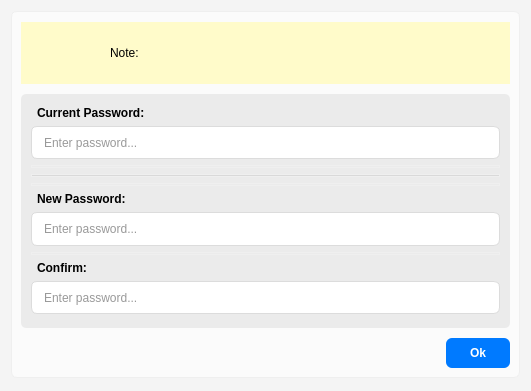
<?xml version="1.0" encoding="UTF-8"?>
<ui version="4.0">
 <class>Dialog</class>
 <widget class="QDialog" name="Dialog">
  <property name="geometry">
   <rect>
    <x>0</x>
    <y>0</y>
    <width>531</width>
    <height>391</height>
   </rect>
  </property>
  <property name="sizePolicy">
   <sizepolicy hsizetype="Preferred" vsizetype="Expanding">
    <horstretch>0</horstretch>
    <verstretch>0</verstretch>
   </sizepolicy>
  </property>
  <property name="windowTitle">
   <string>Dialog</string>
  </property>
  <property name="styleSheet">
   <string notr="true">background-color: rgb(244, 244, 244);</string>
  </property>
  <layout class="QGridLayout" name="gridLayout" rowstretch="0">
   <property name="bottomMargin">
    <number>13</number>
   </property>
   <item row="0" column="0">
    <widget class="QFrame" name="frame">
     <property name="styleSheet">
      <string notr="true">QFrame {
background-color: rgb(251, 251, 251);
border: 1px solid rgb(239, 239, 239);
border-radius:6px;
}</string>
     </property>
     <property name="frameShape">
      <enum>QFrame::Shape::StyledPanel</enum>
     </property>
     <property name="frameShadow">
      <enum>QFrame::Shadow::Raised</enum>
     </property>
     <layout class="QGridLayout" name="gridLayout_2" rowstretch="0,2,0" columnstretch="0,0">
      <property name="topMargin">
       <number>10</number>
      </property>
      <property name="verticalSpacing">
       <number>10</number>
      </property>
      <item row="2" column="0">
       <spacer name="horizontalSpacer">
        <property name="orientation">
         <enum>Qt::Orientation::Horizontal</enum>
        </property>
        <property name="sizeHint" stdset="0">
         <size>
          <width>419</width>
          <height>28</height>
         </size>
        </property>
       </spacer>
      </item>
      <item row="0" column="0" colspan="2">
       <widget class="QWidget" name="widget" native="true">
        <property name="sizePolicy">
         <sizepolicy hsizetype="Expanding" vsizetype="Expanding">
          <horstretch>0</horstretch>
          <verstretch>0</verstretch>
         </sizepolicy>
        </property>
        <property name="minimumSize">
         <size>
          <width>0</width>
          <height>62</height>
         </size>
        </property>
        <property name="styleSheet">
         <string notr="true">background-color: rgb(255, 251, 202);</string>
        </property>
        <layout class="QHBoxLayout" name="horizontalLayout" stretch="1,3">
         <property name="spacing">
          <number>36</number>
         </property>
         <property name="leftMargin">
          <number>21</number>
         </property>
         <property name="topMargin">
          <number>9</number>
         </property>
         <property name="rightMargin">
          <number>9</number>
         </property>
         <property name="bottomMargin">
          <number>9</number>
         </property>
         <item>
          <widget class="QLabel" name="label_4">
           <property name="maximumSize">
            <size>
             <width>32</width>
             <height>32</height>
            </size>
           </property>
           <property name="styleSheet">
            <string notr="true">border: none;</string>
           </property>
           <property name="text">
            <string/>
           </property>
           <property name="pixmap">
            <pixmap>resources/keys.png</pixmap>
           </property>
           <property name="scaledContents">
            <bool>true</bool>
           </property>
          </widget>
         </item>
         <item>
          <widget class="QLabel" name="change_pass_note">
           <property name="styleSheet">
            <string notr="true">border: none;</string>
           </property>
           <property name="text">
            <string>Note: </string>
           </property>
           <property name="alignment">
            <set>Qt::AlignmentFlag::AlignLeading|Qt::AlignmentFlag::AlignLeft|Qt::AlignmentFlag::AlignVCenter</set>
           </property>
           <property name="wordWrap">
            <bool>true</bool>
           </property>
          </widget>
         </item>
        </layout>
       </widget>
      </item>
      <item row="2" column="1">
       <widget class="QPushButton" name="admin_change_pass_btn">
        <property name="sizePolicy">
         <sizepolicy hsizetype="Expanding" vsizetype="Expanding">
          <horstretch>0</horstretch>
          <verstretch>0</verstretch>
         </sizepolicy>
        </property>
        <property name="styleSheet">
         <string notr="true">    QPushButton {
  		background-color: rgb(0, 122, 255);
		color: rgb(255, 255, 255);
        border: none;
        border-radius: 6px;
        padding: 8px 18px;
        font-weight: 600;
    }
    QPushButton:hover {
	background-color: rgb(249, 249, 249);
	color: rgb(0, 122, 255);
    }
    QPushButton:pressed {
	background-color: rgb(0, 113, 234);
		color: rgb(255, 255, 255);
    }</string>
        </property>
        <property name="text">
         <string>Ok</string>
        </property>
       </widget>
      </item>
      <item row="1" column="0" colspan="2">
       <widget class="QWidget" name="widget_2" native="true">
        <property name="sizePolicy">
         <sizepolicy hsizetype="MinimumExpanding" vsizetype="MinimumExpanding">
          <horstretch>0</horstretch>
          <verstretch>0</verstretch>
         </sizepolicy>
        </property>
        <property name="styleSheet">
         <string notr="true">background-color: rgb(235, 235, 235);
border-radius: 5px;</string>
        </property>
        <layout class="QVBoxLayout" name="verticalLayout" stretch="0,1,0,0,0,0,1,0,0,1">
         <property name="spacing">
          <number>6</number>
         </property>
         <property name="leftMargin">
          <number>10</number>
         </property>
         <property name="topMargin">
          <number>12</number>
         </property>
         <property name="rightMargin">
          <number>10</number>
         </property>
         <property name="bottomMargin">
          <number>14</number>
         </property>
         <item>
          <widget class="QLabel" name="label_2">
           <property name="font">
            <font>
             <bold>true</bold>
            </font>
           </property>
           <property name="styleSheet">
            <string notr="true">border: none;</string>
           </property>
           <property name="text">
            <string>Current Password:</string>
           </property>
           <property name="indent">
            <number>6</number>
           </property>
          </widget>
         </item>
         <item>
          <widget class="QLineEdit" name="change_pass_cp_box">
           <property name="sizePolicy">
            <sizepolicy hsizetype="Expanding" vsizetype="Expanding">
             <horstretch>0</horstretch>
             <verstretch>0</verstretch>
            </sizepolicy>
           </property>
           <property name="styleSheet">
            <string notr="true">QLineEdit {
    background-color: #ffffff;
    border: 1px solid #dcdcdc;
    border-radius: 6px;
    padding-left: 10px; /* space for icon */
    padding-right: 10px;
    padding-top: 6px;
    padding-bottom: 6px;
    font: 12px 'Segoe UI', sans-serif;
    color: #333333;
}

QLineEdit:focus {
    border: 1px solid #4a90e2;
    outline: none;
}</string>
           </property>
           <property name="echoMode">
            <enum>QLineEdit::EchoMode::Password</enum>
           </property>
           <property name="placeholderText">
            <string>Enter password...</string>
           </property>
           <property name="clearButtonEnabled">
            <bool>true</bool>
           </property>
          </widget>
         </item>
         <item>
          <widget class="Line" name="line_2">
           <property name="orientation">
            <enum>Qt::Orientation::Horizontal</enum>
           </property>
          </widget>
         </item>
         <item>
          <widget class="Line" name="line">
           <property name="styleSheet">
            <string notr="true">background-color: rgb(217, 217, 217);</string>
           </property>
           <property name="orientation">
            <enum>Qt::Orientation::Horizontal</enum>
           </property>
          </widget>
         </item>
         <item>
          <widget class="Line" name="line_3">
           <property name="orientation">
            <enum>Qt::Orientation::Horizontal</enum>
           </property>
          </widget>
         </item>
         <item>
          <widget class="QLabel" name="label_3">
           <property name="font">
            <font>
             <bold>true</bold>
            </font>
           </property>
           <property name="styleSheet">
            <string notr="true">border: none;</string>
           </property>
           <property name="text">
            <string>New Password:</string>
           </property>
           <property name="indent">
            <number>6</number>
           </property>
          </widget>
         </item>
         <item>
          <widget class="QLineEdit" name="change_pass_np_box">
           <property name="sizePolicy">
            <sizepolicy hsizetype="Expanding" vsizetype="Expanding">
             <horstretch>0</horstretch>
             <verstretch>0</verstretch>
            </sizepolicy>
           </property>
           <property name="styleSheet">
            <string notr="true">QLineEdit {
    background-color: #ffffff;
    border: 1px solid #dcdcdc;
    border-radius: 6px;
    padding-left: 10px; /* space for icon */
    padding-right: 10px;
    padding-top: 6px;
    padding-bottom: 6px;
    font: 12px 'Segoe UI', sans-serif;
    color: #333333;
}

QLineEdit:focus {
    border: 1px solid #4a90e2;
    outline: none;
}</string>
           </property>
           <property name="echoMode">
            <enum>QLineEdit::EchoMode::Password</enum>
           </property>
           <property name="placeholderText">
            <string>Enter password...</string>
           </property>
           <property name="clearButtonEnabled">
            <bool>true</bool>
           </property>
          </widget>
         </item>
         <item>
          <widget class="Line" name="line_4">
           <property name="orientation">
            <enum>Qt::Orientation::Horizontal</enum>
           </property>
          </widget>
         </item>
         <item>
          <widget class="QLabel" name="label">
           <property name="sizePolicy">
            <sizepolicy hsizetype="MinimumExpanding" vsizetype="MinimumExpanding">
             <horstretch>0</horstretch>
             <verstretch>0</verstretch>
            </sizepolicy>
           </property>
           <property name="font">
            <font>
             <bold>true</bold>
            </font>
           </property>
           <property name="styleSheet">
            <string notr="true">border: none;</string>
           </property>
           <property name="text">
            <string>Confirm:</string>
           </property>
           <property name="indent">
            <number>6</number>
           </property>
          </widget>
         </item>
         <item>
          <widget class="QLineEdit" name="change_pass_confirm_box">
           <property name="sizePolicy">
            <sizepolicy hsizetype="Expanding" vsizetype="Expanding">
             <horstretch>0</horstretch>
             <verstretch>0</verstretch>
            </sizepolicy>
           </property>
           <property name="styleSheet">
            <string notr="true">QLineEdit {
    background-color: #ffffff;
    border: 1px solid #dcdcdc;
    border-radius: 6px;
    padding-left: 10px; /* space for icon */
    padding-right: 10px;
    padding-top: 6px;
    padding-bottom: 6px;
    font: 12px 'Segoe UI', sans-serif;
    color: #333333;
}

QLineEdit:focus {
    border: 1px solid #4a90e2;
    outline: none;
}</string>
           </property>
           <property name="echoMode">
            <enum>QLineEdit::EchoMode::Password</enum>
           </property>
           <property name="placeholderText">
            <string>Enter password...</string>
           </property>
           <property name="clearButtonEnabled">
            <bool>true</bool>
           </property>
          </widget>
         </item>
        </layout>
       </widget>
      </item>
     </layout>
    </widget>
   </item>
  </layout>
 </widget>
 <resources/>
 <connections/>
</ui>
